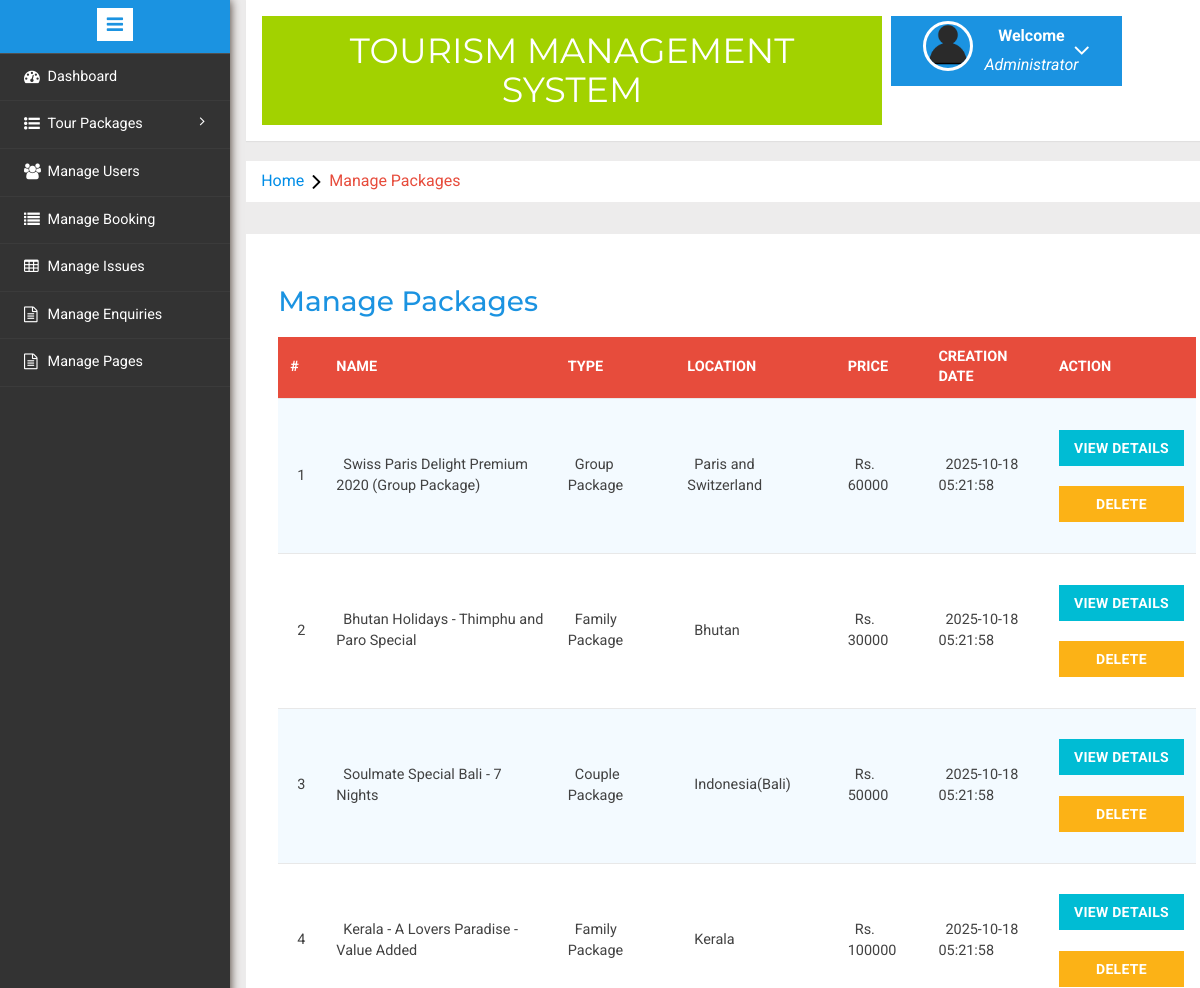
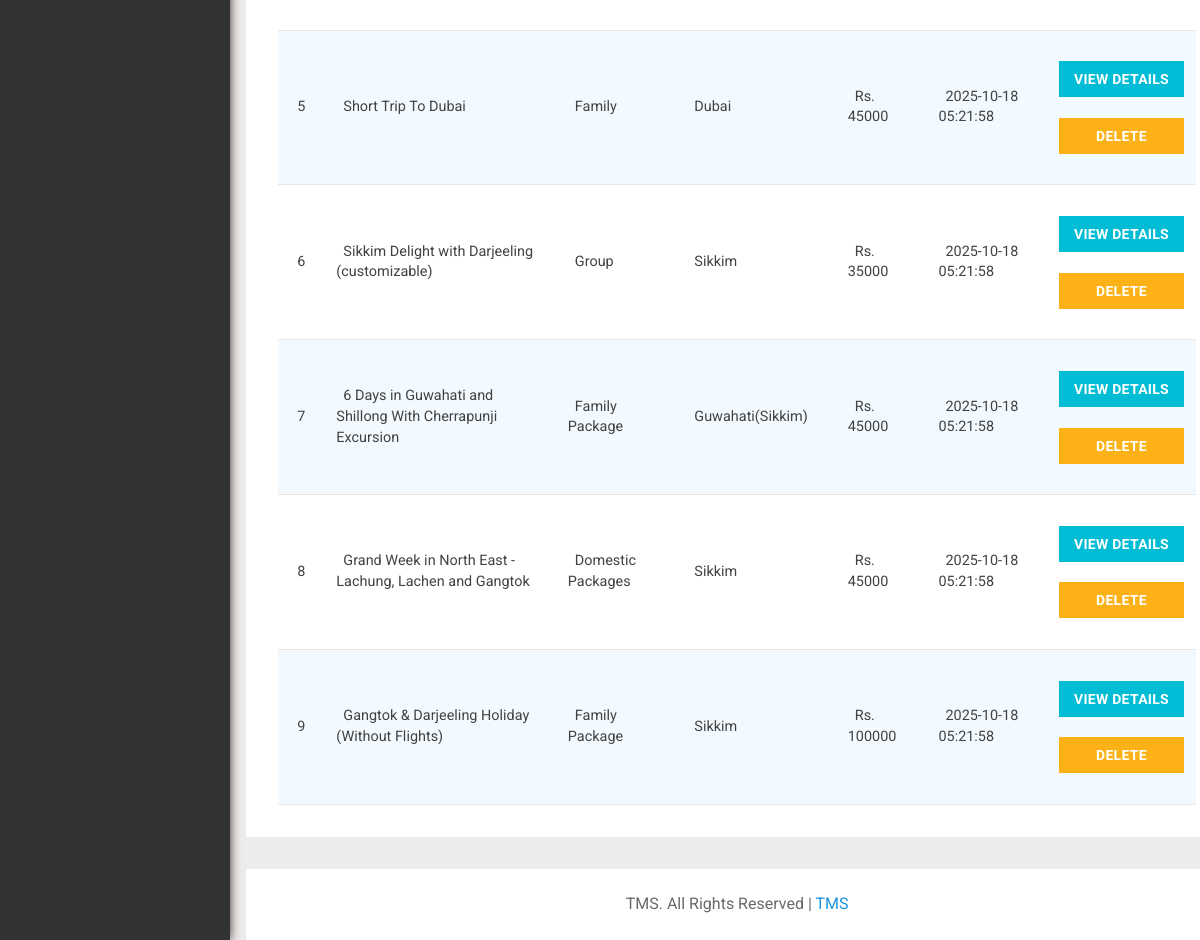
Page /admin/manage-packages.php (signed in) on the committed database (2 pictures, top to bottom).
### tables this page shows
CREATE TABLE `tbltourpackages` (
  `PackageId` int(11) NOT NULL,
  `PackageName` varchar(200) DEFAULT NULL,
  `PackageType` varchar(150) DEFAULT NULL,
  `PackageLocation` varchar(100) DEFAULT NULL,
  `PackagePrice` int(11) DEFAULT NULL,
  `PackageFetures` varchar(255) DEFAULT NULL,
  `PackageDetails` mediumtext DEFAULT NULL,
  `PackageImage` varchar(100) DEFAULT NULL,
  `Creationdate` timestamp NULL DEFAULT current_timestamp(),
  `UpdationDate` timestamp NULL DEFAULT NULL ON UPDATE current_timestamp()
);

### admin/manage-packages.php (the view, shortened to what this page needs)
<?php session_start();
include('includes/config.php');
if(strlen($_SESSION['alogin'])==0){
header('location:index.php');
}else{
	?>
<!DOCTYPE HTML>
<html>
<head>
<link href="css/bootstrap.min.css" rel='stylesheet' type='text/css' />
<link href="css/style.css" rel='stylesheet' type='text/css' />
<link rel="stylesheet" href="css/morris.css" type="text/css"/>
<link href="css/font-awesome.css" rel="stylesheet">
<link rel="stylesheet" type="text/css" href="css/table-style.css" />
<link rel="stylesheet" type="text/css" href="css/basictable.css" />
<link rel="stylesheet" href="css/icon-font.min.css" type='text/css' />
</head>
<body>
   <div class="page-container">
<div class="left-content">
	   <div class="mother-grid-inner">
				<?php include('includes/header.php');?>
				</div>
<ol class="breadcrumb">
                <li class="breadcrumb-item"><a href="index.html">Home</a><i class="fa fa-angle-right"></i>Manage Packages</li>
            </ol>
<div class="agile-grids">
				<div class="agile-tables">
					<div class="w3l-table-info">
					  <h2>Manage Packages</h2>
					    <table id="table">
						<thead>
						  <tr>
						  <th>#</th>
							<th >Name</th>
							<th>Type</th>
							<th>Location</th>
							<th>Price</th>
							<th>Creation Date</th>
							<th>Action</th>
						  </tr>
						</thead>
						<tbody>
<?php $sql = "SELECT * from tblTourPackages";
$query = $dbh -> prepare($sql);
$query->execute();
$results=$query->fetchAll(PDO::FETCH_OBJ);
$cnt=1;
if($query->rowCount() > 0)
{
foreach($results as $result)
{				?>
						  <tr>
							<td><?php echo htmlentities($cnt);?></td>
							<td><?php echo htmlentities($result->PackageName);?></td>
							<td><?php echo htmlentities($result->PackageType);?></td>
							<td><?php echo htmlentities($result->PackageLocation);?></td>
							<td>Rs. <?php echo htmlentities($result->PackagePrice);?></td>
							<td><?php echo htmlentities($result->Creationdate);?></td>
							<td><a href="update-package.php?pid=<?php echo htmlentities($result->PackageId);?>"><button type="button" class="btn btn-primary btn-block">View Details</button></a><br />
<a href="manage-packages.php?action=delete&&id=<?php echo $result->PackageId;?>" onclick="return confirm('Do you really want to delete?')" class="btn btn-danger btn-block">Delete</a>
							</td>
						  </tr>
						 <?php $cnt=$cnt+1;} }?>
						</tbody>
					  </table>
					</div>
			</div>
<?php include('includes/footer.php');?>
</div>
</div>
						<?php include('includes/sidebarmenu.php');?>
							</div>
</body>
</html>
<?php } ?>

### admin/css/table-style.css (style rules this page uses)
table { background: white; border-collapse: collapse; margin: 1.25em 0 0; width: 100%; }
table tr, table th, table td { border: none; border-bottom: 1px solid #e8e8e8; font-size: .95em; }
table th, table td { padding: 10px 12px; text-align: left; }
table th { background: #e74c3c; color: #fff; text-transform: uppercase; }
table tr td { background: #f3faff; color: #424242; }
table tr:nth-of-type(2n+2) td { background: #ffffff; }
table { width: 100%; }

### rows in the picture
tbltourpackages: PackageName "Swiss Paris Delight Premium 2020 (Group Package)", PackageType "Group Package", PackageLocation "Paris and Switzerland", PackagePrice "60000", Creationdate "2025-10-18 05:21:58"
tbltourpackages: PackageName "Bhutan Holidays - Thimphu and Paro Special", PackageType "Family Package", PackageLocation "Bhutan", PackagePrice "30000", Creationdate "2025-10-18 05:21:58"
tbltourpackages: PackageName "Soulmate Special Bali - 7 Nights", PackageType "Couple Package", PackageLocation "Indonesia(Bali)", PackagePrice "50000", Creationdate "2025-10-18 05:21:58"
tbltourpackages: PackageName "Kerala - A Lovers Paradise - Value Added", PackageType "Family Package", PackageLocation "Kerala", PackagePrice "100000", Creationdate "2025-10-18 05:21:58"
tbltourpackages: PackageName "Short Trip To Dubai", PackageType "Family", PackageLocation "Dubai", PackagePrice "45000", Creationdate "2025-10-18 05:21:58"
tbltourpackages: PackageName "Sikkim Delight with Darjeeling (customizable)", PackageType "Group", PackageLocation "Sikkim", PackagePrice "35000", Creationdate "2025-10-18 05:21:58"
tbltourpackages: PackageName "6 Days in Guwahati and Shillong With Cherrapunji Excursion", PackageType "Family Package", PackageLocation "Guwahati(Sikkim)", PackagePrice "45000", Creationdate "2025-10-18 05:21:58"
tbltourpackages: PackageName "Grand Week in North East - Lachung, Lachen and Gangtok", PackageType "Domestic Packages", PackageLocation "Sikkim", PackagePrice "45000", Creationdate "2025-10-18 05:21:58"
tbltourpackages: PackageName "Gangtok & Darjeeling Holiday (Without Flights)", PackageType "Family Package", PackageLocation "Sikkim", PackagePrice "100000", Creationdate "2025-10-18 05:21:58"
